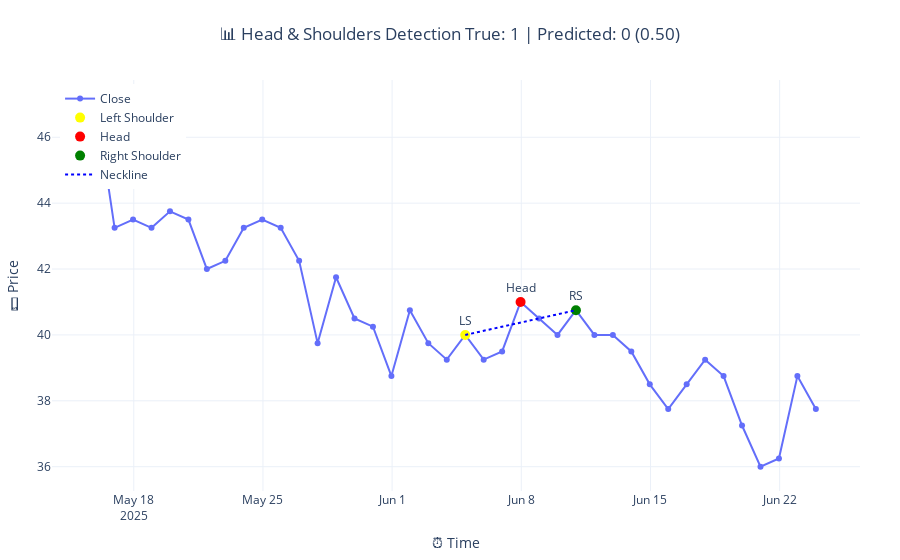
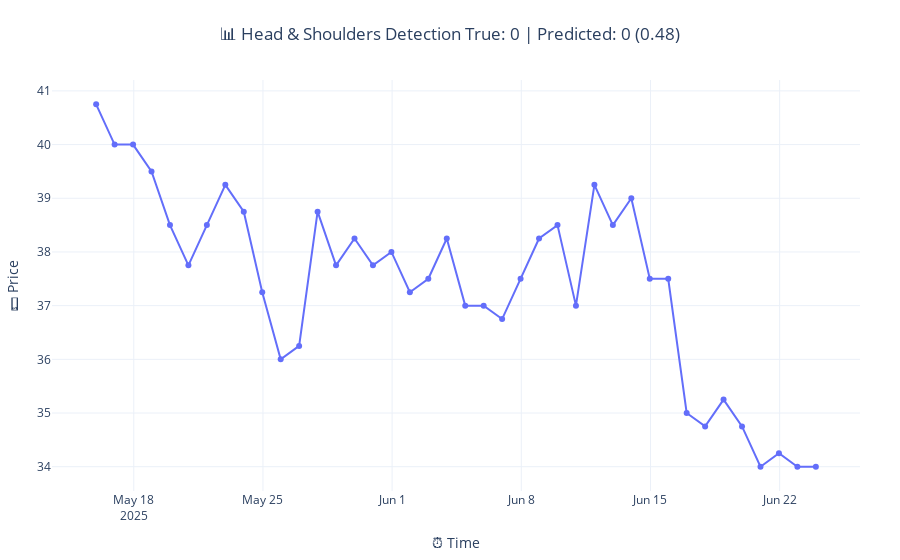
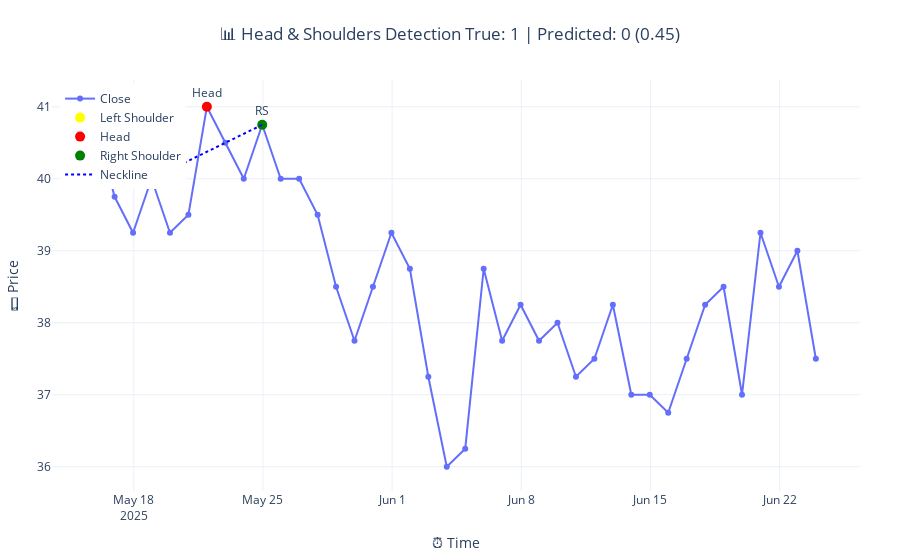

The notebook cell these images were saved under, in order:
### Code cell
import plotly.graph_objects as go
import numpy as np
import pandas as pd

def mark_head_and_shoulders(close, tolerance=0.05):
    from scipy.signal import find_peaks
    peaks, _ = find_peaks(close, distance=3)
    if len(peaks) < 3:
        return None
    for i in range(len(peaks) - 2):
        ls, head, rs = peaks[i], peaks[i + 1], peaks[i + 2]
        ls_val, head_val, rs_val = close[ls], close[head], close[rs]
        if head_val > ls_val and head_val > rs_val:
            if abs(ls_val - rs_val) / max(ls_val, rs_val) < tolerance:
                return ls, head, rs
    return None

num_samples_to_plot = 3
indices = np.random.choice(len(X_test), num_samples_to_plot, replace=False)

for idx in indices:
    sample = X_test[idx].squeeze()  # Shape: (window,)
    true_label = y_test[idx]
    pred = model.predict(np.expand_dims(X_test[idx], axis=0))[0][0]
    pred_label = 1 if pred >= 0.5 else 0

    # Prepare time index
    time = pd.date_range(end=pd.Timestamp.today(), periods=len(sample))

    # Detect Head and Shoulders
    hs_points = mark_head_and_shoulders(sample)

    # Plot line chart for close price
    fig = go.Figure()
    fig.add_trace(go.Scatter(
        x=time,
        y=sample,
        mode='lines+markers',
        name='Close'
    ))

    if hs_points:
        ls, head, rs = hs_points
        fig.add_trace(go.Scatter(
            x=[time[ls]], y=[sample[ls]],
            mode='markers+text',
            marker=dict(color='yellow', size=10),
            text=["LS"], name="Left Shoulder", textposition="top center"
        ))
        fig.add_trace(go.Scatter(
            x=[time[head]], y=[sample[head]],
            mode='markers+text',
            marker=dict(color='red', size=10),
            text=["Head"], name="Head", textposition="top center"
        ))
        fig.add_trace(go.Scatter(
            x=[time[rs]], y=[sample[rs]],
            mode='markers+text',
            marker=dict(color='green', size=10),
            text=["RS"], name="Right Shoulder", textposition="top center"
        ))
        # Neckline
        fig.add_trace(go.Scatter(
            x=[time[ls], time[rs]],
            y=[sample[ls], sample[rs]],
            mode='lines',
            line=dict(color='blue', dash='dot'),
            name='Neckline'
        ))

    fig.update_layout(
        title=f"📊 Head & Shoulders Detection\nTrue: {true_label} | Predicted: {pred_label} ({pred:.2f})",
        title_x=0.5,
        xaxis_title="⏰ Time",
        yaxis_title="💵 Price",
        template="plotly_white",
        legend=dict(x=0.01, y=0.99),
        margin=dict(l=40, r=40, t=80, b=40),
)
    fig.show()

### Figure 1 — Plotly figure (JSON) as saved in the notebook; plotly's stock layout.template omitted (floating-point values rounded to 4 significant figures)
{"data": [{"mode": "lines+markers", "name": "Close", "type": "scatter", "x": ["2025-05-15T23:05:07.598561000", "2025-05-16T23:05:07.598561000", "2025-05-17T23:05:07.598561000", "2025-05-18T23:05:07.598561000", "2025-05-19T23:05:07.598561000", "2025-05-20T23:05:07.598561000", "2025-05-21T23:05:07.598561000", "2025-05-22T23:05:07.598561000", "2025-05-23T23:05:07.598561000", "2025-05-24T23:05:07.598561000", "2025-05-25T23:05:07.598561000", "2025-05-26T23:05:07.598561000", "2025-05-27T23:05:07.598561000", "2025-05-28T23:05:07.598561000", "2025-05-29T23:05:07.598561000", "2025-05-30T23:05:07.598561000", "2025-05-31T23:05:07.598561000", "2025-06-01T23:05:07.598561000", "2025-06-02T23:05:07.598561000", "2025-06-03T23:05:07.598561000", "2025-06-04T23:05:07.598561000", "2025-06-05T23:05:07.598561000", "2025-06-06T23:05:07.598561000", "2025-06-07T23:05:07.598561000", "2025-06-08T23:05:07.598561000", "2025-06-09T23:05:07.598561000", "2025-06-10T23:05:07.598561000", "2025-06-11T23:05:07.598561000", "2025-06-12T23:05:07.598561000", "2025-06-13T23:05:07.598561000", "2025-06-14T23:05:07.598561000", "2025-06-15T23:05:07.598561000", "2025-06-16T23:05:07.598561000", "2025-06-17T23:05:07.598561000", "2025-06-18T23:05:07.598561000", "2025-06-19T23:05:07.598561000", "2025-06-20T23:05:07.598561000", "2025-06-21T23:05:07.598561000", "2025-06-22T23:05:07.598561000", "2025-06-23T23:05:07.598561000"], "y": [47.0, 43.25, 43.5, 43.25, 43.75, 43.5, 42.0, 42.25, 43.25, 43.5, 43.25, 42.25, 39.75, 41.75, 40.5, 40.25, 38.75, 40.75, 39.75, 39.25, 40.0, 39.25, 39.5, 41.0, 40.5, 40.0, 40.75, 40.0, 40.0, 39.5, 38.5, 37.75, 38.5, 39.25, 38.75, 37.25, 36.0, 36.25, 38.75, 37.75]}, {"marker": {"color": "yellow", "size": 10}, "mode": "markers+text", "name": "Left Shoulder", "text": ["LS"], "textposition": "top center", "type": "scatter", "x": ["2025-06-04T23:05:07.598561"], "y": [40]}, {"marker": {"color": "red", "size": 10}, "mode": "markers+text", "name": "Head", "text": ["Head"], "textposition": "top center", "type": "scatter", "x": ["2025-06-07T23:05:07.598561"], "y": [41]}, {"marker": {"color": "green", "size": 10}, "mode": "markers+text", "name": "Right Shoulder", "text": ["RS"], "textposition": "top center", "type": "scatter", "x": ["2025-06-10T23:05:07.598561"], "y": [40.75]}, {"line": {"color": "blue", "dash": "dot"}, "mode": "lines", "name": "Neckline", "type": "scatter", "x": ["2025-06-04T23:05:07.598561", "2025-06-10T23:05:07.598561"], "y": [40, 40.75]}], "layout": {"legend": {"x": 0.01, "y": 0.99}, "margin": {"b": 40, "l": 40, "r": 40, "t": 80}, "title": {"text": "📊 Head & Shoulders Detection\nTrue: 1 | Predicted: 0 (0.50)", "x": 0.5}, "xaxis": {"title": {"text": "⏰ Time"}}, "yaxis": {"title": {"text": "💵 Price"}}}}

### Figure 2 — Plotly figure (JSON) as saved in the notebook; plotly's stock layout.template omitted (floating-point values rounded to 4 significant figures)
{"data": [{"mode": "lines+markers", "name": "Close", "type": "scatter", "x": ["2025-05-15T23:05:07.654564", "2025-05-16T23:05:07.654564", "2025-05-17T23:05:07.654564", "2025-05-18T23:05:07.654564", "2025-05-19T23:05:07.654564", "2025-05-20T23:05:07.654564", "2025-05-21T23:05:07.654564", "2025-05-22T23:05:07.654564", "2025-05-23T23:05:07.654564", "2025-05-24T23:05:07.654564", "2025-05-25T23:05:07.654564", "2025-05-26T23:05:07.654564", "2025-05-27T23:05:07.654564", "2025-05-28T23:05:07.654564", "2025-05-29T23:05:07.654564", "2025-05-30T23:05:07.654564", "2025-05-31T23:05:07.654564", "2025-06-01T23:05:07.654564", "2025-06-02T23:05:07.654564", "2025-06-03T23:05:07.654564", "2025-06-04T23:05:07.654564", "2025-06-05T23:05:07.654564", "2025-06-06T23:05:07.654564", "2025-06-07T23:05:07.654564", "2025-06-08T23:05:07.654564", "2025-06-09T23:05:07.654564", "2025-06-10T23:05:07.654564", "2025-06-11T23:05:07.654564", "2025-06-12T23:05:07.654564", "2025-06-13T23:05:07.654564", "2025-06-14T23:05:07.654564", "2025-06-15T23:05:07.654564", "2025-06-16T23:05:07.654564", "2025-06-17T23:05:07.654564", "2025-06-18T23:05:07.654564", "2025-06-19T23:05:07.654564", "2025-06-20T23:05:07.654564", "2025-06-21T23:05:07.654564", "2025-06-22T23:05:07.654564", "2025-06-23T23:05:07.654564"], "y": [40.75, 40.0, 40.0, 39.5, 38.5, 37.75, 38.5, 39.25, 38.75, 37.25, 36.0, 36.25, 38.75, 37.75, 38.25, 37.75, 38.0, 37.25, 37.5, 38.25, 37.0, 37.0, 36.75, 37.5, 38.25, 38.5, 37.0, 39.25, 38.5, 39.0, 37.5, 37.5, 35.0, 34.75, 35.25, 34.75, 34.0, 34.25, 34.0, 34.0]}], "layout": {"legend": {"x": 0.01, "y": 0.99}, "margin": {"b": 40, "l": 40, "r": 40, "t": 80}, "title": {"text": "📊 Head & Shoulders Detection\nTrue: 0 | Predicted: 0 (0.48)", "x": 0.5}, "xaxis": {"title": {"text": "⏰ Time"}}, "yaxis": {"title": {"text": "💵 Price"}}}}

### Figure 3 — Plotly figure (JSON) as saved in the notebook; plotly's stock layout.template omitted (floating-point values rounded to 4 significant figures)
{"data": [{"mode": "lines+markers", "name": "Close", "type": "scatter", "x": ["2025-05-15T23:05:07.699082000", "2025-05-16T23:05:07.699082000", "2025-05-17T23:05:07.699082000", "2025-05-18T23:05:07.699082000", "2025-05-19T23:05:07.699082000", "2025-05-20T23:05:07.699082000", "2025-05-21T23:05:07.699082000", "2025-05-22T23:05:07.699082000", "2025-05-23T23:05:07.699082000", "2025-05-24T23:05:07.699082000", "2025-05-25T23:05:07.699082000", "2025-05-26T23:05:07.699082000", "2025-05-27T23:05:07.699082000", "2025-05-28T23:05:07.699082000", "2025-05-29T23:05:07.699082000", "2025-05-30T23:05:07.699082000", "2025-05-31T23:05:07.699082000", "2025-06-01T23:05:07.699082000", "2025-06-02T23:05:07.699082000", "2025-06-03T23:05:07.699082000", "2025-06-04T23:05:07.699082000", "2025-06-05T23:05:07.699082000", "2025-06-06T23:05:07.699082000", "2025-06-07T23:05:07.699082000", "2025-06-08T23:05:07.699082000", "2025-06-09T23:05:07.699082000", "2025-06-10T23:05:07.699082000", "2025-06-11T23:05:07.699082000", "2025-06-12T23:05:07.699082000", "2025-06-13T23:05:07.699082000", "2025-06-14T23:05:07.699082000", "2025-06-15T23:05:07.699082000", "2025-06-16T23:05:07.699082000", "2025-06-17T23:05:07.699082000", "2025-06-18T23:05:07.699082000", "2025-06-19T23:05:07.699082000", "2025-06-20T23:05:07.699082000", "2025-06-21T23:05:07.699082000", "2025-06-22T23:05:07.699082000", "2025-06-23T23:05:07.699082000"], "y": [40.75, 39.75, 39.25, 40.0, 39.25, 39.5, 41.0, 40.5, 40.0, 40.75, 40.0, 40.0, 39.5, 38.5, 37.75, 38.5, 39.25, 38.75, 37.25, 36.0, 36.25, 38.75, 37.75, 38.25, 37.75, 38.0, 37.25, 37.5, 38.25, 37.0, 37.0, 36.75, 37.5, 38.25, 38.5, 37.0, 39.25, 38.5, 39.0, 37.5]}, {"marker": {"color": "yellow", "size": 10}, "mode": "markers+text", "name": "Left Shoulder", "text": ["LS"], "textposition": "top center", "type": "scatter", "x": ["2025-05-18T23:05:07.699082"], "y": [40]}, {"marker": {"color": "red", "size": 10}, "mode": "markers+text", "name": "Head", "text": ["Head"], "textposition": "top center", "type": "scatter", "x": ["2025-05-21T23:05:07.699082"], "y": [41]}, {"marker": {"color": "green", "size": 10}, "mode": "markers+text", "name": "Right Shoulder", "text": ["RS"], "textposition": "top center", "type": "scatter", "x": ["2025-05-24T23:05:07.699082"], "y": [40.75]}, {"line": {"color": "blue", "dash": "dot"}, "mode": "lines", "name": "Neckline", "type": "scatter", "x": ["2025-05-18T23:05:07.699082", "2025-05-24T23:05:07.699082"], "y": [40, 40.75]}], "layout": {"legend": {"x": 0.01, "y": 0.99}, "margin": {"b": 40, "l": 40, "r": 40, "t": 80}, "title": {"text": "📊 Head & Shoulders Detection\nTrue: 1 | Predicted: 0 (0.45)", "x": 0.5}, "xaxis": {"title": {"text": "⏰ Time"}}, "yaxis": {"title": {"text": "💵 Price"}}}}
